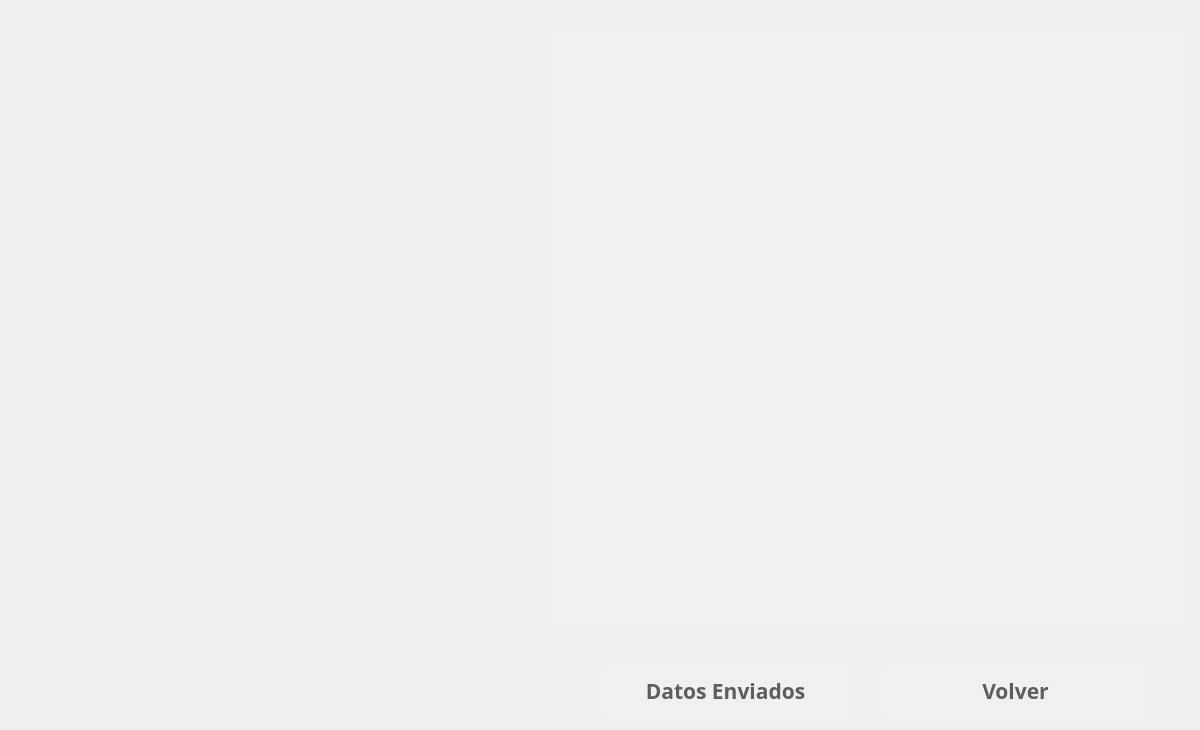
   <widget class="QWidget" name="page_17">
    <widget class="QPushButton" name="bnotodobien">
     <property name="geometry">
      <rect>
       <x>880</x>
       <y>660</y>
       <width>271</width>
       <height>61</height>
      </rect>
     </property>
     <property name="font">
      <font>
       <family>Ubuntu Mono</family>
       <pointsize>16</pointsize>
       <weight>75</weight>
       <italic>false</italic>
       <bold>true</bold>
       <underline>false</underline>
      </font>
     </property>
     <property name="toolTip">
      <string>Ayuda</string>
     </property>
     <property name="toolTipDuration">
      <number>3</number>
     </property>
     <property name="whatsThis">
      <string extracomment="help"/>
     </property>
     <property name="styleSheet">
      <string notr="true">background-color:rgb(240, 240, 240);
color:rgb(93, 93, 93);
border-radius:10%</string>
     </property>
     <property name="text">
      <string>Volver</string>
     </property>
     <property name="icon">
      <iconset>
       <normaloff>../iconos/cancel.png</normaloff>../iconos/cancel.png</iconset>
     </property>
     <property name="iconSize">
      <size>
       <width>40</width>
       <height>40</height>
      </size>
     </property>
    </widget>
    <widget class="QPushButton" name="btodobien">
     <property name="geometry">
      <rect>
       <x>600</x>
       <y>660</y>
       <width>251</width>
       <height>61</height>
      </rect>
     </property>
     <property name="font">
      <font>
       <family>Ubuntu Mono</family>
       <pointsize>16</pointsize>
       <weight>75</weight>
       <italic>false</italic>
       <bold>true</bold>
       <underline>false</underline>
      </font>
     </property>
     <property name="toolTip">
      <string>Ayuda</string>
     </property>
     <property name="toolTipDuration">
      <number>3</number>
     </property>
     <property name="whatsThis">
      <string extracomment="help"/>
     </property>
     <property name="styleSheet">
      <string notr="true">background-color:rgb(240, 240, 240);
color:rgb(93, 93, 93);
border-radius:10%</string>
     </property>
     <property name="text">
      <string>Datos Enviados</string>
     </property>
     <property name="icon">
      <iconset>
       <normaloff>../iconos/tick.png</normaloff>../iconos/tick.png</iconset>
     </property>
     <property name="iconSize">
      <size>
       <width>40</width>
       <height>40</height>
      </size>
     </property>
    </widget>
    <widget class="QPushButton" name="lll">
     <property name="geometry">
      <rect>
       <x>550</x>
       <y>30</y>
       <width>641</width>
       <height>601</height>
      </rect>
     </property>
     <property name="sizePolicy">
      <sizepolicy hsizetype="Minimum" vsizetype="Expanding">
       <horstretch>0</horstretch>
       <verstretch>0</verstretch>
      </sizepolicy>
     </property>
     <property name="font">
      <font>
       <family>Ubuntu Mono</family>
       <pointsize>16</pointsize>
       <weight>75</weight>
       <italic>false</italic>
       <bold>true</bold>
       <underline>false</underline>
      </font>
     </property>
     <property name="toolTip">
      <string>Ayuda</string>
     </property>
     <property name="toolTipDuration">
      <number>3</number>
     </property>
     <property name="whatsThis">
      <string extracomment="help"/>
     </property>
     <property name="styleSheet">
      <string notr="true">background-color:rgb(240, 240, 240);
color:rgb(93, 93, 93);
border-radius:10%;
background-image: url(/home/pi/Documents/eum/app/iconos/outputQR2.png); 
background-atachment:fixed;
background-repeat:no-repeat;
background-position:center;
</string>
     </property>
     <property name="text">
      <string/>
     </property>
     <property name="iconSize">
      <size>
       <width>50</width>
       <height>50</height>
      </size>
     </property>
    </widget>
   </widget>
